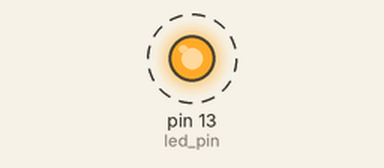
Bench run of a sketch on a simulated Arduino Uno, built with avr-gcc and run on an emulated ATmega328P. Shown: output pins drawn as LEDs (lit = HIGH). Dashed ring = blinking.

Above: at 0.1 s.
Timing chart, 0 to 3.0 s (numbered marks = the images above):
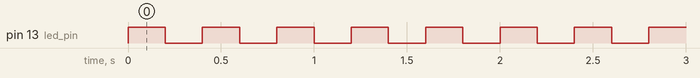

Measured:
- by itself, pin 13 (led_pin): alternates HIGH for 0.20 s and LOW for 0.20 s

The sketch:

Arduino_Led_Yak_17.03.2025.ino
```cpp
/*

İGÜ MYO ROBOTİK 1. Led Yak ve Söndür Uygulaması

Ekip ismi;
Aslı TÜRK
Barış KÖSE
Cemil İLYAS


*/

// the setup function runs once when you press reset or power the board

int led_pin = 13;

void setup() {
  // initialize digital pin LED_BUILTIN as an output.
  pinMode(led_pin, OUTPUT);
}

// the loop function runs over and over again forever
void loop() {
  digitalWrite(led_pin, HIGH);  // turn the LED on (HIGH is the voltage level)
  delay(200);                      // wait for a second
  digitalWrite(led_pin, LOW);   // turn the LED off by making the voltage LOW
  delay(200);                      // wait for a second
}
```
